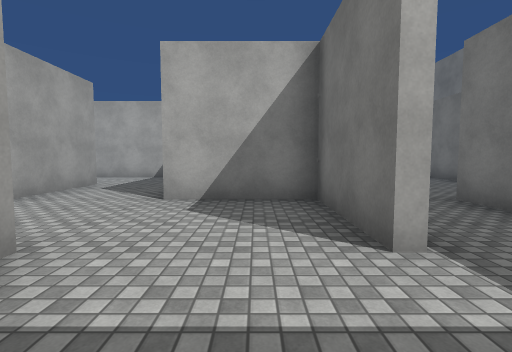
View 1 (above)

17 first-person views from a walk through a Unity game level. The camera is 1.4 m above the floor, tilts 4° down and sees 85° across. The floor is counted in squares, 2 m on a side. Each view is taken from the middle of a square. On the plan, view 1 faces up. The plan holds only what a view shows up to about 9 squares ahead; the rest is blank. The player character is not drawn. Surface patterns are stand-ins for the level's own textures.

View 2
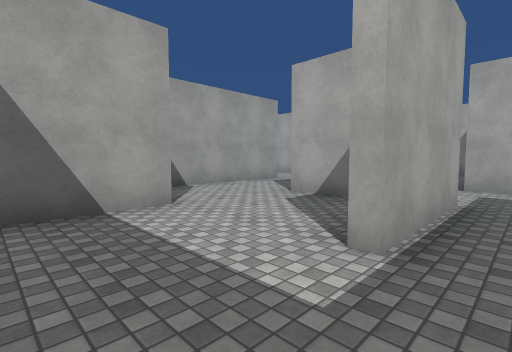

View 3
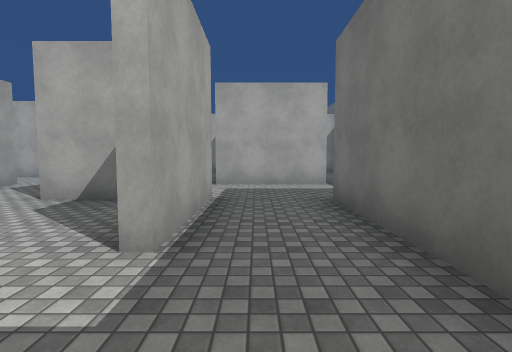

View 4
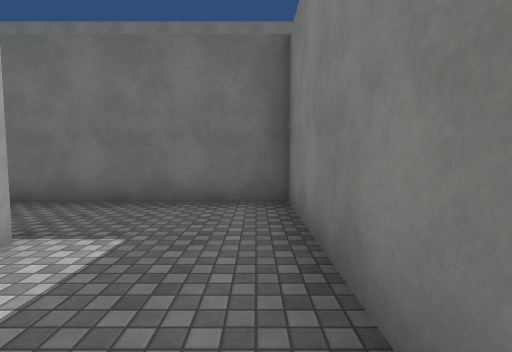

View 5
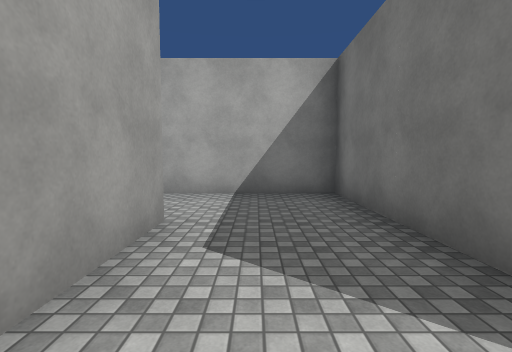

View 6
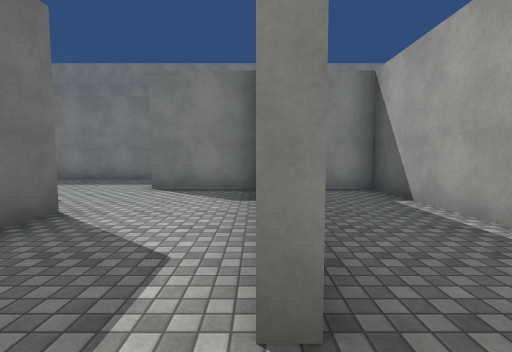

View 7
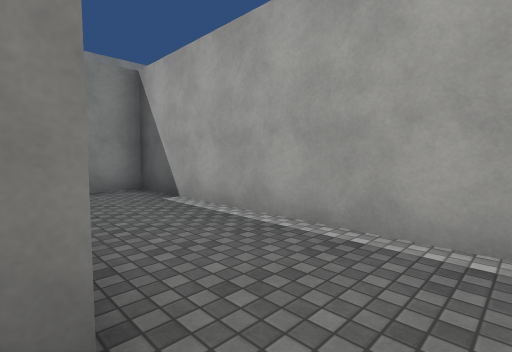

View 8
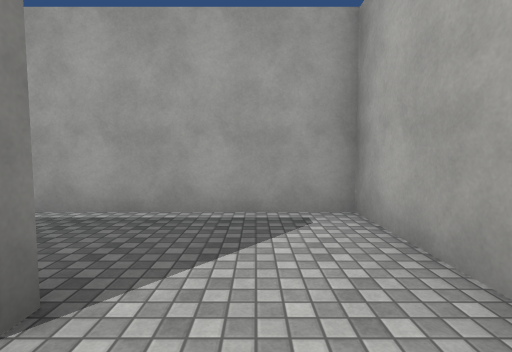

View 9
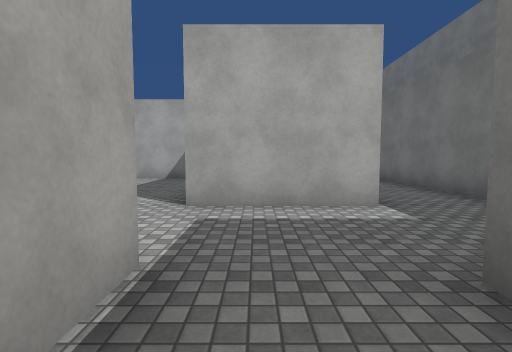

View 10
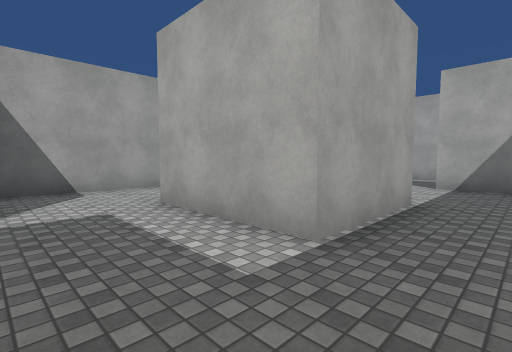

View 11
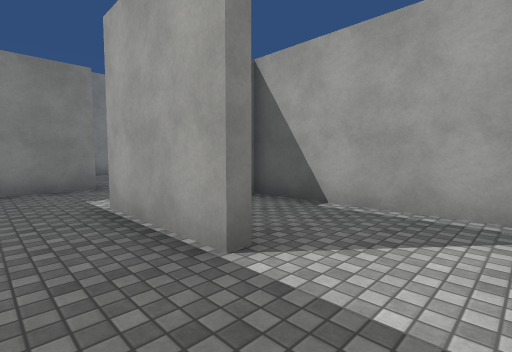

View 12
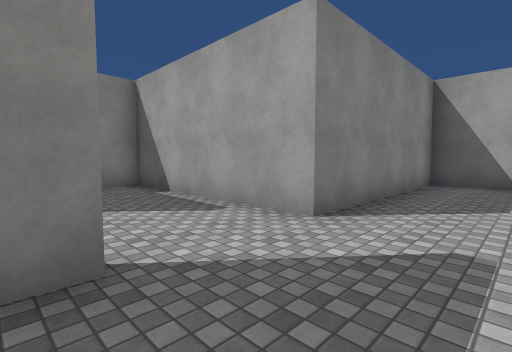

View 13
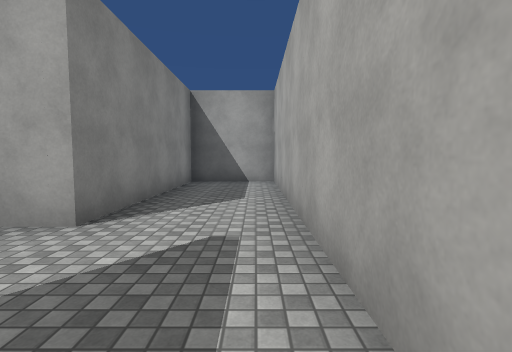

View 14
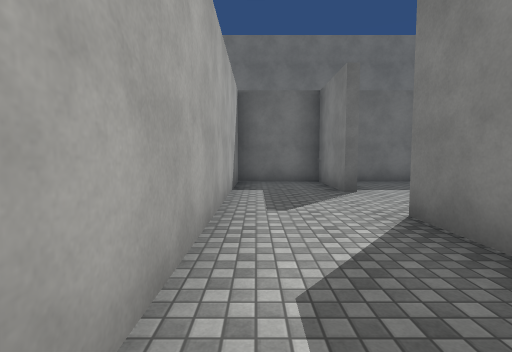

View 15
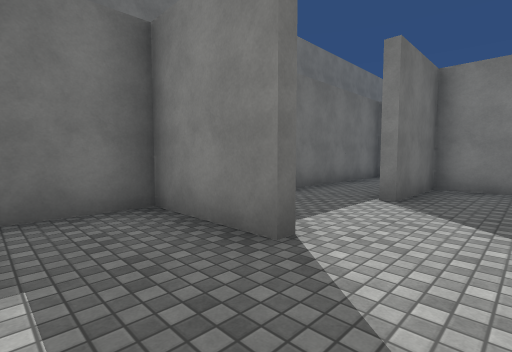

View 16
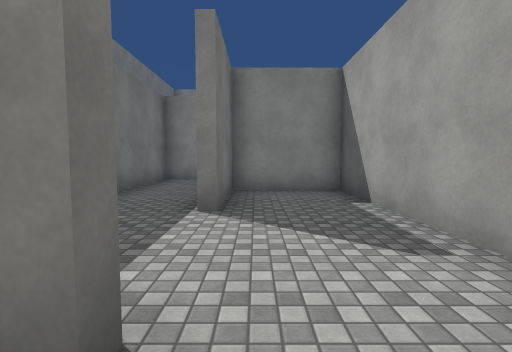

View 17
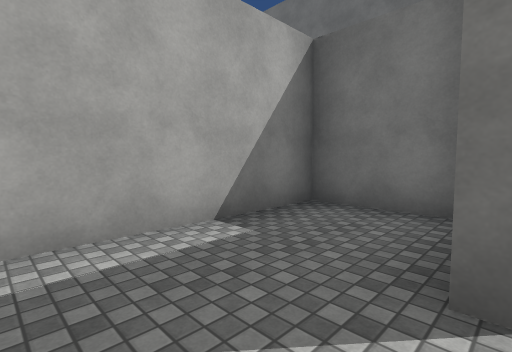

### Floor plan
Ten units are one square. View 1 is at (0, 0); x grows to the right and y downward. Boxes are objects, and circles mark ways between rooms. Rooms are numbered by the first view taken in them; rooms with no view inside come last. Other rooms are left out.
<svg viewBox="-70 -150 133 160">
<path fill="none" stroke="#000" d="M10 -20 10 -45 -15 -45 -15 -93 -45 -93M12 -49 12 -20M-40 -20 -17 -20 -17 -1M-9 5 33 5 33 -45M-40 -70 -40 -31M37 -95 37 -70 25 -70M33 -45 58 -45 58 -115M48 -120 35 -120M35 -122 58 -122 58 -145 -38 -145 -38 -122 12 -122M12 -122 12 -72 35 -72 35 -95M35 -120 35 -122M-45 -93 -65 -93 -65 -20 -55 -20M25 -70 10 -70"/>
<circle cx="-40" cy="-80" r="3" fill="#2a7"/>
<circle cx="20" cy="-35" r="3" fill="#2a7"/>
<circle cx="40" cy="-105" r="3" fill="#2a7"/>
<circle cx="35" cy="-55" r="3" fill="#2a7"/>
<circle cx="25" cy="-120" r="3" fill="#2a7"/>
<text x="-10" y="-30">1</text>
<text x="50" y="-80">2</text>
<text x="10" y="-140">3</text>
<text x="20" y="-100">4</text>
<text x="-60" y="-60">5</text>
<text x="20" y="-60">6</text>
</svg>
Room 1 opens to room 5. Room 1 opens to room 6. Room 2 opens to room 4. Room 2 opens to room 6. Room 3 opens to room 4.

Where each view was taken, in squares from view 1:
view 1: 0 up, 0 right, facing up
view 2: 0 up, 2 right, facing up-left
view 3: 0 up, 2 right, facing up
view 4: 0 up, 1 left, facing right
view 5: 4 up, 3 left, facing up
view 6: 8 up, 4 left, facing down
view 7: 8 up, 4 left, facing down-left
view 8: 8 up, 3 left, facing left
view 9: 3 up, 2 right, facing up
view 10: 5 up, 5 right, facing up-left
view 11: 11 up, 5 right, facing down-left
view 12: 14 up, 4 right, facing down-left
view 13: 14 up, 4 right, facing left
view 14: 14 up, 2 left, facing right
view 15: 14 up, 2 right, facing down-right
view 16: 13 up, 3 right, facing down
view 17: 12 up, 2 right, facing up-right
